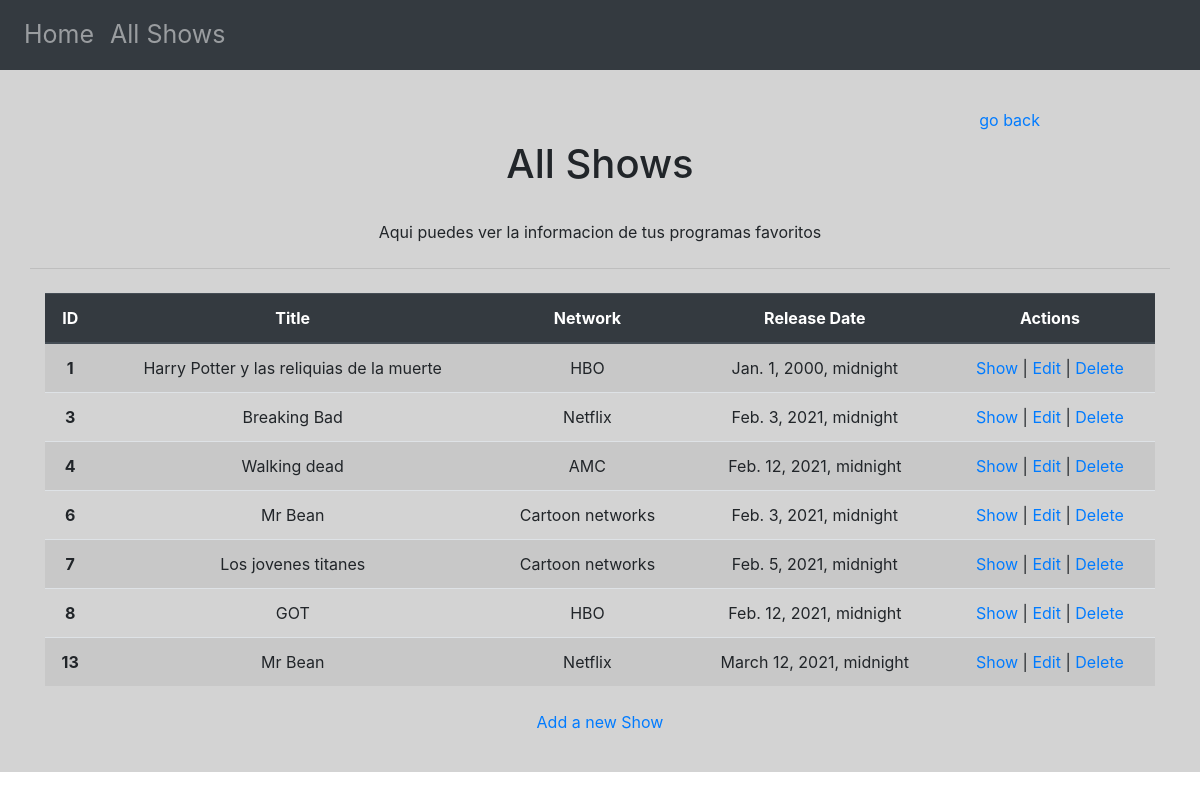
/shows, run on the app's committed database.
### show_app/models.py (models this page shows)
class Show(models.Model):
    title = models.CharField(max_length=255)
    network = models.CharField(max_length=255)
    release_date = models.DateTimeField()
    desc = models.TextField()
    created_at = models.DateTimeField(auto_now_add=True)
    updated_at = models.DateTimeField(auto_now=True)
    objects = ShowManager()

### show_app/views.py (the view)
# urls.py: path('shows', views.allshows),
def allshows(request):
    context = {
        'shows': Show.objects.all()
    }
    return render(request, 'all_shows.html', context)

### show_app/templates/all_shows.html (shortened to what this page needs)
<!DOCTYPE html>
<html lang="en">
<head>
     {% load static %}
      <link rel="stylesheet" href="{% static 'css/style.css' %}">
    <link rel="stylesheet" href="https://cdn.jsdelivr.net/npm/bootstrap@4.5.3/dist/css/bootstrap.min.css">
</head>
<body>
<div class="navbar navbar-expand-lg navbar-light bg-light navbar navbar-dark bg-dark">
        <ul class="navbar-nav mr-auto">
            <li class="nav-item">
                <a class="nav-link boot" href="/">Home</a>
            </li>
            <li class="nav-item">
                <a class="nav-link boot" href="/shows">All Shows</a>
            </li>
        </ul>
    </div>
    <div id="bloque1">
        <div id="goback"> <a class="nav-link" href="/">go back</a> </div>
        <h1>All Shows</h1><br>
        <p>Aqui puedes ver la informacion de tus programas favoritos</p>
        <hr class="my-4">
        <div class="col">
                <table class="table table-striped">
                    <thead class="thead-dark">
                        <th scope="col">ID</th>
                        <th scope="col">Title</th>
                        <th scope="col">Network</th>
                        <th scope="col">Release Date</th>
                        <th scope="col">Actions</th>
                    </thead>
                    <tbody>
                        {% for show in shows %}
                        <tr>
                            <th scope="row">{{ show.id }}</th>
                            <td>{{ show.title }}</td>
                            <td>{{ show.network }}</td>
                            <td>{{ show.release_date }}</td>
                            <td><a href="/shows/{{show.id}}">Show</a> |
                                <a href="/shows/{{show.id}}/edit">Edit</a> |
                                <a href="/shows/{{show.id}}/destroy">Delete</a>
                            </td>
                        </tr>
                        {% endfor %}
                    </tbody>
                </table>
            </div>
        <a class="nav-link" href="/shows/new">Add a new Show</a>
    </div>
</body>
</html>

### show_app/static/css/style.css (style rules this page uses)
#bloque1 { background-color: lightgrey; text-align: center; width: 100%; min-height: 400px; padding: 30px; }
#goback { width:90%; text-align: right; }
.boot { font-size: 25px; }

### data on the page
Show: id "1", title "Harry Potter y las reliquias de la muerte", network "HBO", release_date "Jan. 1, 2000, midnight"
Show: id "3", title "Breaking Bad", network "Netflix", release_date "Feb. 3, 2021, midnight"
Show: id "4", title "Walking dead", network "AMC", release_date "Feb. 12, 2021, midnight"
Show: id "6", title "Mr Bean", network "Cartoon networks", release_date "Feb. 3, 2021, midnight"
Show: id "7", title "Los jovenes titanes", network "Cartoon networks", release_date "Feb. 5, 2021, midnight"
Show: id "8", title "GOT", network "HBO", release_date "Feb. 12, 2021, midnight"
Show: id "13", title "Mr Bean", network "Netflix", release_date "March 12, 2021, midnight"
